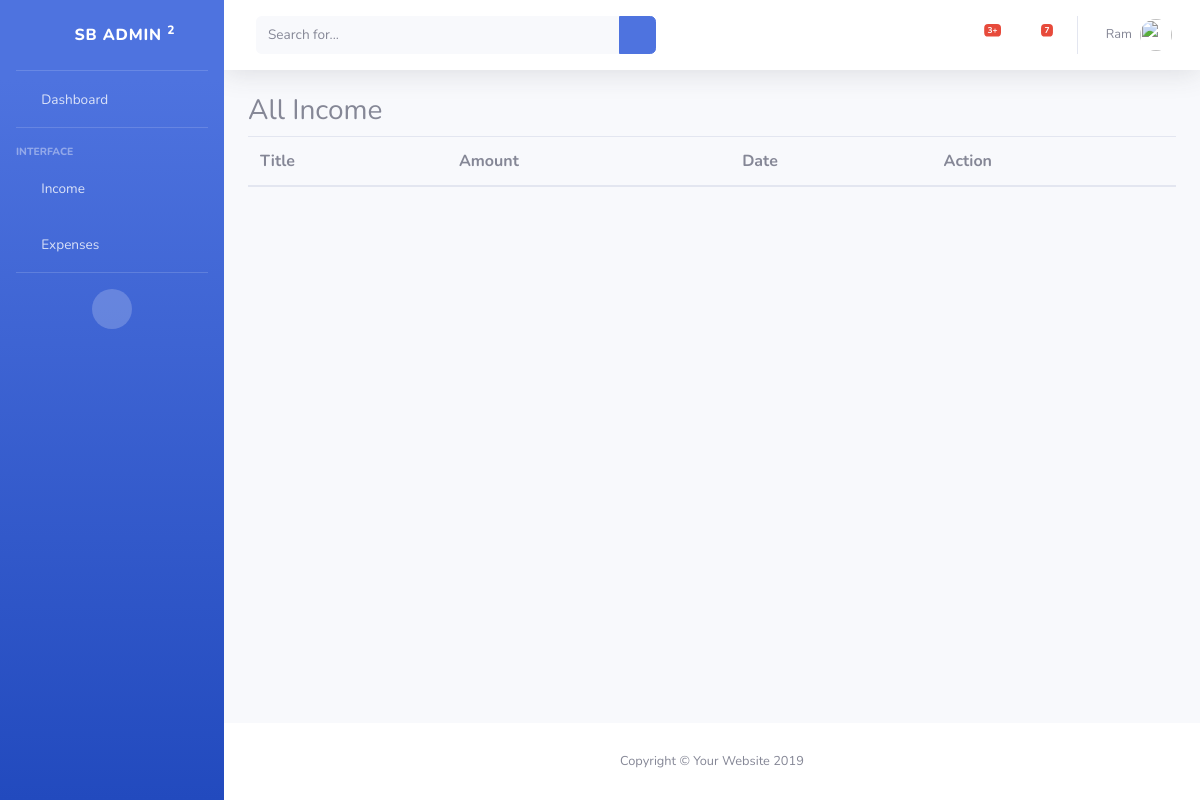
The app's page /income/ (signed in), older data.
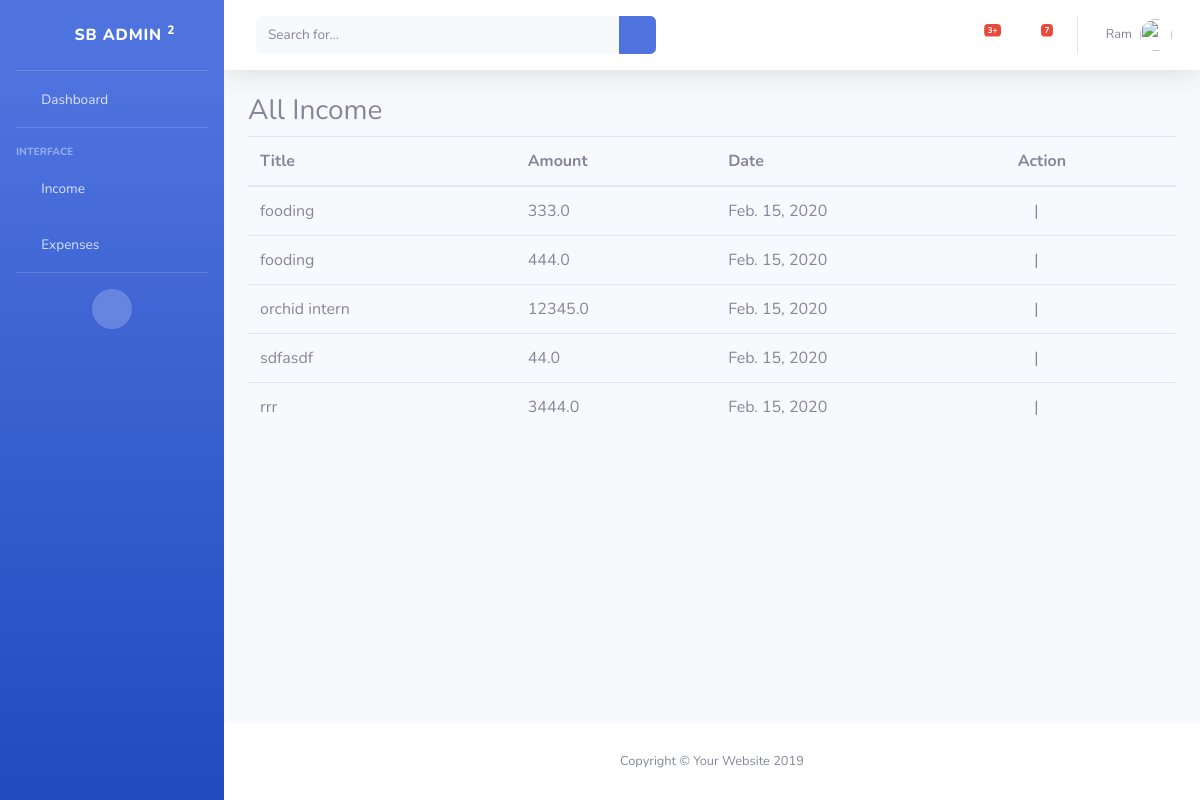
The same page, newer data.
### account/models.py (models this page shows, shortened)
class Account(AbstractBaseUser):
    email = models.EmailField(verbose_name="Enter your email",
                              unique=True)
    contact_no = models.CharField(max_length=100,null=True,blank=True,verbose_name="Contact Number",unique=True)
    firstname = models.CharField(verbose_name="First Name",max_length=100,null=True,blank=True)
    lastname = models.CharField(verbose_name="Last Name",max_length=100, null=True, blank=True)
    is_active = models.BooleanField(default=True)
    is_admin = models.BooleanField(default=False)
    objects  = AccountManager()
    USERNAME_FIELD = 'email'

### income/models.py (models this page shows, shortened)
class Income(Abs):
    image = models.ImageField(upload_to='income/', null=True, blank=True)
    category = models.ForeignKey(IncomeCategory, on_delete=models.CASCADE)
    objects = IncomeManager()
    class Meta:
        db_table = 'income'

### income/views.py (the view)
# urls.py: path('',IncomeView.as_view(),name='income'),
class IncomeView(LoginRequiredMixin,View):
    template_name = 'income.html'
    login_url = '/account/login'
    def get(self,request):
        context = {
            'income':Income.objects.filter(category__in=IncomeCategory.objects.filter(user_id=request.user.id))
        }
        return render(request,self.template_name,context)

### templates/income.html
{% extends 'master/master.html' %}
 {% block 'sidebar' %}
  {% include 'component/sidebar.html' %}
 {% endblock %}
 {% block 'navbar' %}
  {% include 'component/nav.html' %}
 {% endblock %}
 {% block 'footer' %}
{% include 'component/footer.html' %}
 {% endblock %}
{% block 'body' %}
  <h3>All Income</h3>
<table class="table">
  <thead>
  <th>Title</th>
  <th>Amount</th>
  <th>Date</th>
  <th>Action</th>
  </thead>
 {% for i in income %}
    <tr>
     <td>{{i.title}}</td>
     <td>{{i.price}}</td>
     <td>{{i.date}}</td>
     <td><a href="{% url 'edit_income' i.slug %}"><i class="fa fa-edit"></i> </a> | <a href="{% url 'delete_income' i.slug %}"><i class="fa fa-trash"></i> </a> </td>
    </tr>
 {% endfor %}
</table>
{% endblock %}

### templates/master/master.html (shortened to what this page needs)
<!DOCTYPE html>
{% load static %}
<html lang="en">
<head>
  <link href="{% static 'vendor/fontawesome-free/css/all.min.css' %}" rel="stylesheet" type="text/css">
  <link href="{% static 'css/sb-admin-2.min.css' %}" rel="stylesheet">
</head>
<body id="page-top">
  <div id="wrapper">
   {% block 'sidebar' %}  {% endblock %}
    <div id="content-wrapper" class="d-flex flex-column">
      <div id="content">
      {% block 'navbar' %}  {% endblock %}
        <div class="container-fluid">
          {% block 'body' %} {% endblock %}
        </div>
      </div>
      {% block 'footer' %}  {% endblock %}
    </div>
  </div>
</body>
</html>

### templates/component/sidebar.html (shortened to what this page needs)
    <ul class="navbar-nav bg-gradient-primary sidebar sidebar-dark accordion" id="accordionSidebar">
      <a class="sidebar-brand d-flex align-items-center justify-content-center" href="index.html">
        <div class="sidebar-brand-icon rotate-n-15">
          <i class="fas fa-laugh-wink"></i>
        </div>
        <div class="sidebar-brand-text mx-3">SB Admin <sup>2</sup></div>
      </a>
      <hr class="sidebar-divider my-0">
      <li class="nav-item">
        <a class="nav-link" href="index.html">
          <i class="fas fa-fw fa-tachometer-alt"></i>
          <span>Dashboard</span></a>
      </li>
      <hr class="sidebar-divider">
      <div class="sidebar-heading">
        Interface
      </div>
      <li class="nav-item">
        <a class="nav-link collapsed" href="#" data-toggle="collapse" data-target="#collapseTwo" aria-expanded="true" aria-controls="collapseTwo">
          <i class="fas fa-fw fa-cog"></i>
          <span>Income</span>
        </a>
      </li>
      <li class="nav-item">
        <a class="nav-link collapsed" href="#" data-toggle="collapse" data-target="#collapseUtilities" aria-expanded="true" aria-controls="collapseUtilities">
          <i class="fas fa-fw fa-wrench"></i>
          <span>Expenses</span>
        </a>
      </li>
      <hr class="sidebar-divider">
      <div class="text-center d-none d-md-inline">
        <button class="rounded-circle border-0" id="sidebarToggle"></button>
      </div>
    </ul>

### templates/component/nav.html (shortened to what this page needs)
        <nav class="navbar navbar-expand navbar-light bg-white topbar mb-4 static-top shadow">
          <form class="d-none d-sm-inline-block form-inline mr-auto ml-md-3 my-2 my-md-0 mw-100 navbar-search">
            <div class="input-group">
              <input type="text" class="form-control bg-light border-0 small" placeholder="Search for..." aria-label="Search" aria-describedby="basic-addon2">
              <div class="input-group-append">
                <button class="btn btn-primary" type="button">
                  <i class="fas fa-search fa-sm"></i>
                </button>
              </div>
            </div>
          </form>
          <ul class="navbar-nav ml-auto">
            <li class="nav-item dropdown no-arrow mx-1">
              <a class="nav-link dropdown-toggle" href="#" id="alertsDropdown" role="button" data-toggle="dropdown" aria-haspopup="true" aria-expanded="false">
                <i class="fas fa-bell fa-fw"></i>
                <span class="badge badge-danger badge-counter">3+</span>
              </a>
            </li>
            <li class="nav-item dropdown no-arrow mx-1">
              <a class="nav-link dropdown-toggle" href="#" id="messagesDropdown" role="button" data-toggle="dropdown" aria-haspopup="true" aria-expanded="false">
                <i class="fas fa-envelope fa-fw"></i>
                <span class="badge badge-danger badge-counter">7</span>
              </a>
            </li>
            <li class="nav-item dropdown no-arrow">
              <a class="nav-link dropdown-toggle" href="#" id="userDropdown" role="button" data-toggle="dropdown" aria-haspopup="true" aria-expanded="false">
                <span class="mr-2 d-none d-lg-inline text-gray-600 small">{{request.user.firstname}}</span>
                <img class="img-profile rounded-circle" src="https://source.unsplash.com/QAB-WJcbgJk/60x60">
              </a>
            </li>
          </ul>
        </nav>

### templates/component/footer.html
      <footer class="sticky-footer bg-white">
        <div class="container my-auto">
          <div class="copyright text-center my-auto">
            <span>Copyright &copy; Your Website 2019</span>
          </div>
        </div>
      </footer>

Row changes from the older to the newer data that the page shows:
added Income: title "fooding", price "333.0", date "Feb. 15, 2020"
added Income: title "fooding", price "444.0", date "Feb. 15, 2020"
added Income: title "orchid intern", price "12345.0", date "Feb. 15, 2020"
added Income: title "sdfasdf", price "44.0", date "Feb. 15, 2020"
added Income: title "rrr", price "3444.0", date "Feb. 15, 2020"
